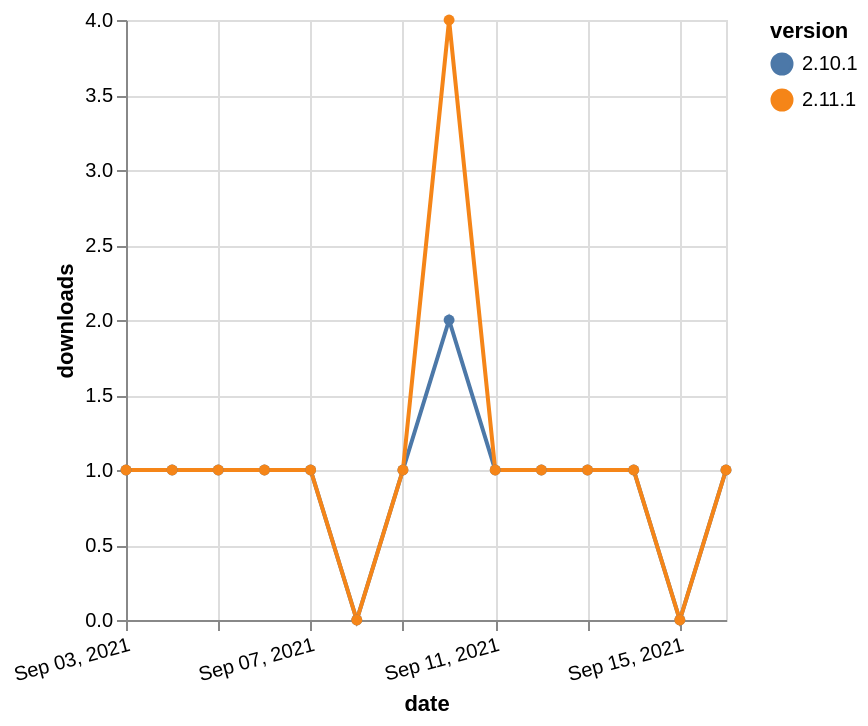

Specify this chart in Vega-Lite:
### Vega-Lite specification from a JSON file in a GitHub repository (floating-point values rounded to 4 significant figures)
{"$schema": "https://vega.github.io/schema/vega-lite/v5.json", "description": "A simple bar chart with embedded data.", "data": {"values": [{"date": "2021-09-03", "total": 238, "delta": 1, "version": "2.10.1"}, {"date": "2021-09-04", "total": 239, "delta": 1, "version": "2.10.1"}, {"date": "2021-09-05", "total": 240, "delta": 1, "version": "2.10.1"}, {"date": "2021-09-06", "total": 241, "delta": 1, "version": "2.10.1"}, {"date": "2021-09-07", "total": 242, "delta": 1, "version": "2.10.1"}, {"date": "2021-09-08", "total": 242, "delta": 0, "version": "2.10.1"}, {"date": "2021-09-09", "total": 243, "delta": 1, "version": "2.10.1"}, {"date": "2021-09-10", "total": 245, "delta": 2, "version": "2.10.1"}, {"date": "2021-09-11", "total": 246, "delta": 1, "version": "2.10.1"}, {"date": "2021-09-12", "total": 247, "delta": 1, "version": "2.10.1"}, {"date": "2021-09-13", "total": 248, "delta": 1, "version": "2.10.1"}, {"date": "2021-09-14", "total": 249, "delta": 1, "version": "2.10.1"}, {"date": "2021-09-15", "total": 249, "delta": 0, "version": "2.10.1"}, {"date": "2021-09-16", "total": 250, "delta": 1, "version": "2.10.1"}, {"date": "2021-09-03", "total": 198, "delta": 1, "version": "2.11.1"}, {"date": "2021-09-04", "total": 199, "delta": 1, "version": "2.11.1"}, {"date": "2021-09-05", "total": 200, "delta": 1, "version": "2.11.1"}, {"date": "2021-09-06", "total": 201, "delta": 1, "version": "2.11.1"}, {"date": "2021-09-07", "total": 202, "delta": 1, "version": "2.11.1"}, {"date": "2021-09-08", "total": 202, "delta": 0, "version": "2.11.1"}, {"date": "2021-09-09", "total": 203, "delta": 1, "version": "2.11.1"}, {"date": "2021-09-10", "total": 207, "delta": 4, "version": "2.11.1"}, {"date": "2021-09-11", "total": 208, "delta": 1, "version": "2.11.1"}, {"date": "2021-09-12", "total": 209, "delta": 1, "version": "2.11.1"}, {"date": "2021-09-13", "total": 210, "delta": 1, "version": "2.11.1"}, {"date": "2021-09-14", "total": 211, "delta": 1, "version": "2.11.1"}, {"date": "2021-09-15", "total": 211, "delta": 0, "version": "2.11.1"}, {"date": "2021-09-16", "total": 212, "delta": 1, "version": "2.11.1"}]}, "width": "container", "mark": {"type": "line", "point": {"filled": true}}, "encoding": {"x": {"field": "date", "type": "temporal", "timeUnit": "yearmonthdate", "title": "date", "axis": {"labelAngle": -15}}, "y": {"field": "delta", "type": "quantitative", "title": "downloads"}, "color": {"field": "version", "type": "nominal"}, "tooltip": {"field": "delta"}}}
